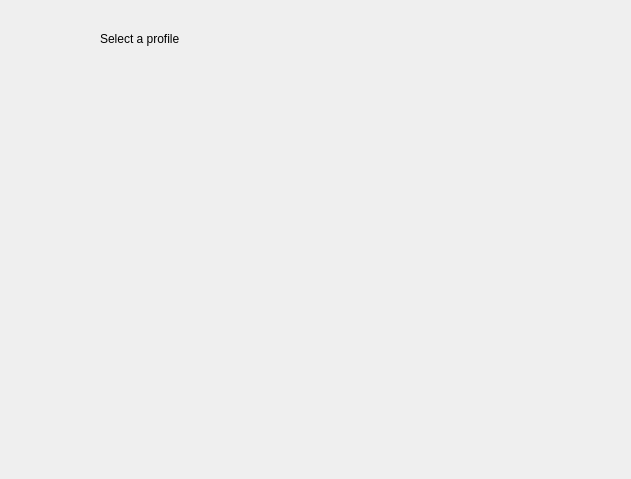
<?xml version="1.0" encoding="UTF-8"?>
<ui version="4.0">
 <class>ProfilePage</class>
 <widget class="QWidget" name="ProfilePage">
  <property name="geometry">
   <rect>
    <x>0</x>
    <y>0</y>
    <width>631</width>
    <height>479</height>
   </rect>
  </property>
  <property name="windowTitle">
   <string>Form</string>
  </property>
  <widget class="QLabel" name="label">
   <property name="geometry">
    <rect>
     <x>100</x>
     <y>30</y>
     <width>121</width>
     <height>17</height>
    </rect>
   </property>
   <property name="text">
    <string>Select a profile</string>
   </property>
  </widget>
 </widget>
 <resources/>
 <connections/>
</ui>
